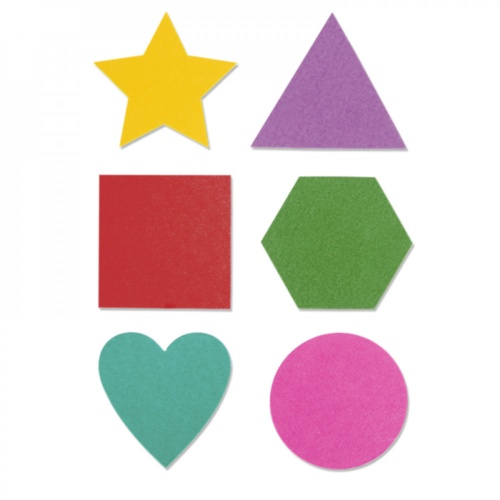
#> input picture media/shapes.jpg, 500 x 500 px
$ python shape_detection.py
#> lines starting #> are read from the running program, lines starting #| are printed output that depends on the picture; after the words box and inside, x2 and y2 are one past the last pixel; in counts of white or black regions, pixels touching at a corner belong together
import cv2

img = cv2.imread('media/shapes.jpg')
#> img is the input picture: shape (500, 500, 3); mean B, G, R 207.7, 211.7, 225.8
imgGrey = cv2.cvtColor(img,cv2.COLOR_BGR2GRAY)
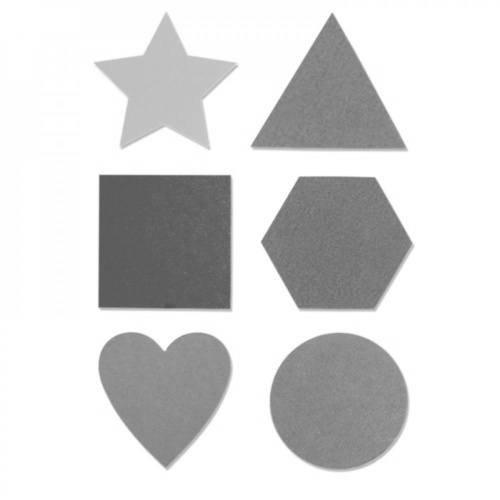
#> imgGrey: shape (500, 500); min 81, max 255, mean 215.5
_,thresh = cv2.threshold(imgGrey, 240, 255, cv2.THRESH_BINARY)
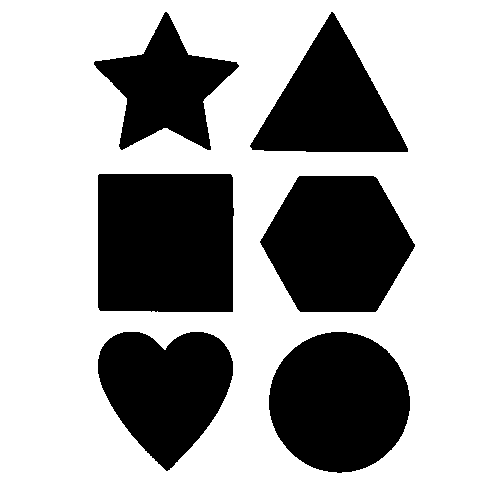
#> thresh: shape (500, 500); 66.6% white; 6 black regions
contours,_ = cv2.findContours(thresh, cv2.RETR_TREE, cv2.CHAIN_APPROX_SIMPLE)
#> contours = 7 contours; box (x1, y1, x2, y2) and area: (0, 0, 500, 500) 249001, (97, 173, 235, 313) 18841, (259, 175, 416, 313) 16007, (268, 331, 411, 474) 15685, (97, 331, 234, 472) 12950, (249, 11, 409, 153) 11778, (93, 11, 240, 151) 9476

for contour in contours:
    approx = cv2.approxPolyDP(contour, 0.01*cv2.arcLength(contour, True), True)
    cv2.drawContours(img, [approx], 0, (0,0,0), 2)
    x = approx.ravel()[0]
    y = approx.ravel()[1]
    if len(approx) == 3:
        cv2.putText(img, 'Traingle', (x,y), cv2.FONT_HERSHEY_COMPLEX, 0.5, (0,0,0))
    elif len(approx) == 4:
        x,y,w,h = cv2.boundingRect(approx)
        aspectRatio = float(w)/h
        if aspectRatio >= 0.95 and aspectRatio <= 1.05:
            cv2.putText(img, 'Square', (x,y), cv2.FONT_HERSHEY_COMPLEX, 0.5, (0,0,0))
        else:
            cv2.putText(img, 'Rectangle', (x,y), cv2.FONT_HERSHEY_COMPLEX, 0.5, (0,0,0))
    elif len(approx) == 5:
        cv2.putText(img, 'Pentagon', (x,y), cv2.FONT_HERSHEY_COMPLEX, 0.5, (0,0,0))
    elif len(approx) == 6:
        cv2.putText(img, 'Hexagon', (x,y), cv2.FONT_HERSHEY_COMPLEX, 0.5, (0,0,0))
    elif len(approx) == 10:
        cv2.putText(img, 'Star', (x,y), cv2.FONT_HERSHEY_COMPLEX, 0.5, (0,0,0))
    else:
        cv2.putText(img, 'Circle', (x,y), cv2.FONT_HERSHEY_COMPLEX, 0.5, (0,0,0))
#> this loop made 7 passes
#> (approx, w, h, aspectRatio) on passes 1, 5: ([[0, 0], [0, 499], [499, 499], [499, 0]], 500, 500, 1), ([[99, 173], [232, 175], [232, 312], [98, 309]], 135, 140, 0.964)
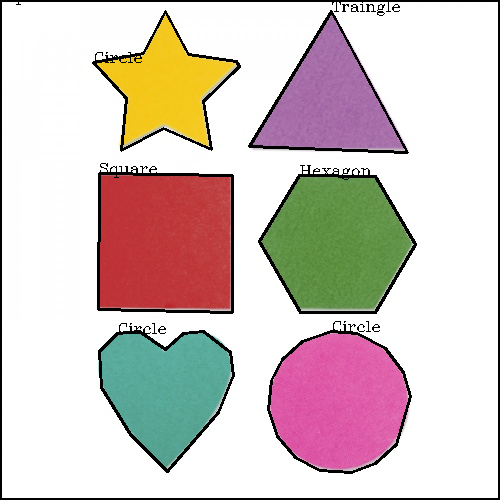
#> img: shape (500, 500, 3); 5.39% of pixels changed, all inside (x1, y1, x2, y2) = (0, 0, 500, 500)

cv2.imshow('image', img)
cv2.waitKey(0)
cv2.destroyAllWindows()

$ run again, with media/HappyFish.jpg copied over media/shapes.jpg
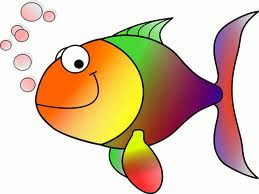
#> input picture media/HappyFish.jpg, 259 x 194 px
#> img is the input picture: shape (194, 259, 3); mean B, G, R 170.8, 196.4, 219.3
#> `_,thresh = cv2.threshold(imgGrey, 240, 255, cv2.THRESH_BINARY)`:
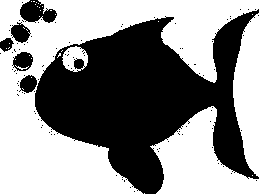
#> thresh: shape (194, 259); 55.1% white; 99 black regions (93 under 20 px)
#> contours = 191 contours, 183 with area under 20; largest, box (x1, y1, x2, y2) and area: (0, 0, 259, 194) 19597, (150, 106, 259, 194) 4792, (233, 13, 259, 177) 2840, (62, 46, 88, 72) 478, (12, 51, 34, 72) 324, (10, 21, 31, 44) 298, (19, 74, 38, 94) 251, (73, 58, 85, 70) 100
#> the loop `for contour in contours:` made 191 passes
#> approx on passes 4 to 10: [[255, 180], [256, 179], [257, 180], [256, 181]], [[247, 178], [248, 177], [249, 178], [248, 179]], [[230, 173], [231, 172], [232, 173], [231, 174]], [[233, 172], [234, 171], [235, 172], [234, 173]], [[231, 171], [232, 170], [233, 171], [232, 172]], [[222, 166], [223, 165], [224, 166], [223, 167]], [[220, 164], [221, 163], [222, 164], [221, 165]]
#> after the loop `for contour in contours:`:
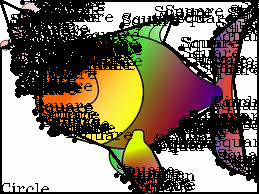
#> img: shape (194, 259, 3); mean B, G, R 99.9, 117.1, 129
